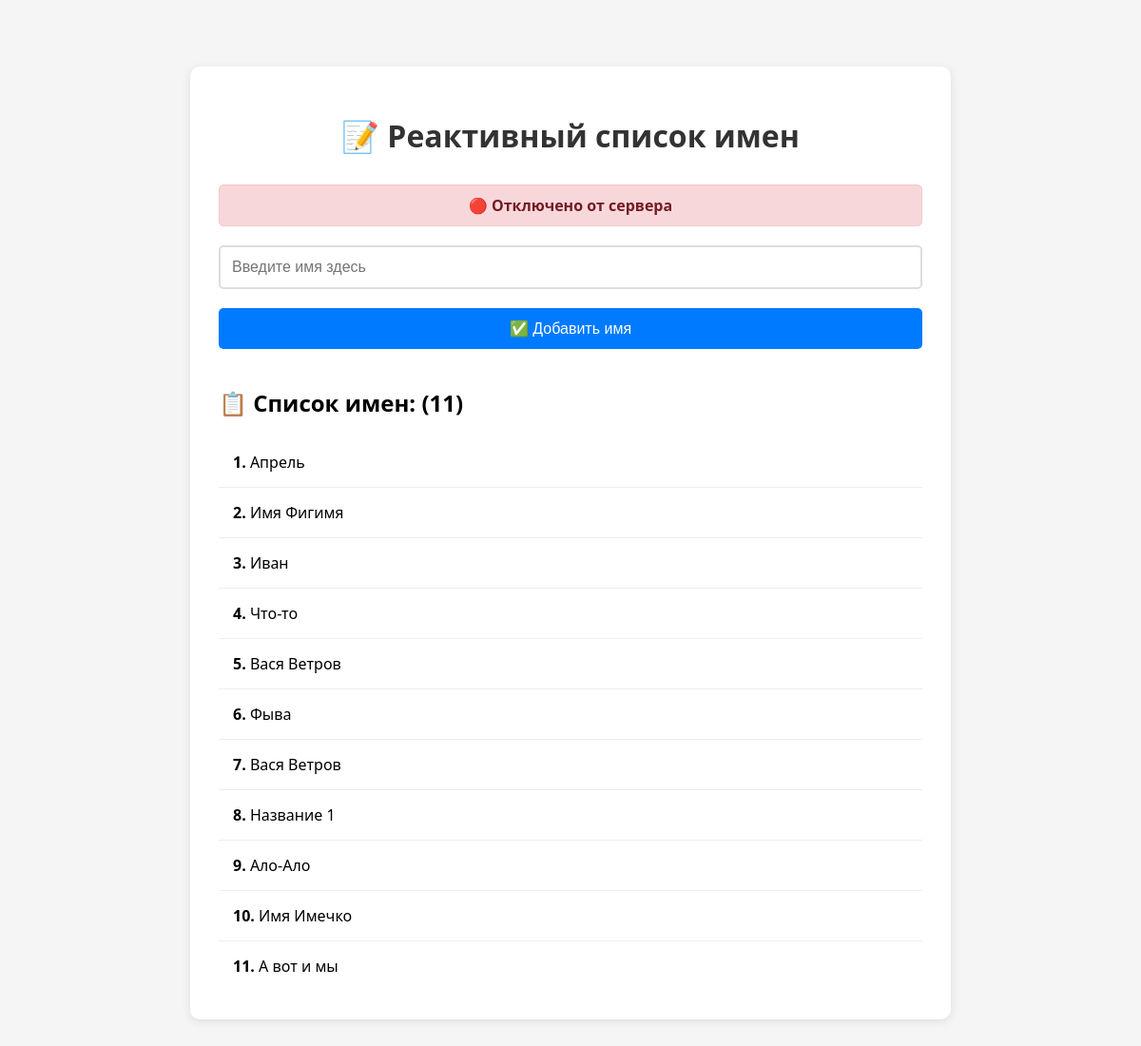
The page / on the database its author committed.
### spisok_app/models.py (models this page shows, shortened)
class NameEntry(models.Model):
    name = models.CharField(max_length=100, verbose_name="Имя")
    order_number = models.IntegerField(verbose_name="Порядковый номер")
    created_at = models.DateTimeField(auto_now_add=True)
    class Meta:
        ordering = ['order_number']

### spisok_app/views.py (the view)
# urls.py: path('', views.index, name='index'),
def index(request):
    names_list = NameEntry.objects.all().order_by('order_number')
    if request.method == 'POST':
        form = NameForm(request.POST)
        if form.is_valid():
            name = form.cleaned_data['name']
            last_entry = NameEntry.objects.order_by('-order_number').first()
            next_number = last_entry.order_number + 1 if last_entry else 1
            new_entry = NameEntry.objects.create(
                name=name,
                order_number=next_number
            )
            channel_layer = get_channel_layer()
            async_to_sync(channel_layer.group_send)(
                'names_updates',
                {
                    'type': 'names_update',
                    'names': get_names_list()
                }
            )
            if request.headers.get('X-Requested-With') == 'XMLHttpRequest':
                return JsonResponse({
                    'success': True,
                    'name': name,
                    'order_number': next_number
                })
            return redirect('index')
    else:
        form = NameForm()
    return render(request, 'index.html', {
        'form': form,
        'names_list': names_list
    })

### spisok_app/forms.py
class NameForm(forms.Form):
    name = forms.CharField(
        max_length=100,
        label='Введите имя',
        widget=forms.TextInput(attrs={
            'class': 'form-control',
            'placeholder': 'Введите имя здесь',
            'style': 'width: 300px; padding: 10px; font-size: 16px;'
        })
    )

### templates/index.html (shortened to what this page needs)
<!DOCTYPE html>
<html lang="ru">
<head>
</head>
<body>
    <div class="container">
        <h1>📝 Реактивный список имен</h1>
        <div id="connectionStatus" class="connection-status disconnected">
        </div>
        <form method="post" id="nameForm">
            <div class="form-group">
                <input type="text" name="name" class="form-control"
                       placeholder="Введите имя здесь"
                       style="width: 100%; padding: 12px; font-size: 16px;"
                       maxlength="100" required id="id_name">
            </div>
            <button type="submit" id="submitBtn">✅ Добавить имя</button>
        </form>
        <div class="names-list">
            <h2>📋 Список имен: <span id="namesCount">0</span></h2>
            <div id="names-container">
                {% if names_list %}
                    {% for entry in names_list %}
                        <div class="name-item" data-id="{{ entry.id }}">
                            <strong>{{ entry.order_number }}.</strong> {{ entry.name }}
                        </div>
                    {% endfor %}
                {% else %}
                    <div class="empty-message">
                        Список пока пуст. Добавьте первое имя!
                    </div>
                {% endif %}
            </div>
        </div>
    </div>
</body>
</html>

### templates/index.html (style rules this page uses)
body { font-family: 'Segoe UI', Tahoma, Geneva, Verdana, sans-serif; max-width: 800px; margin: 50px auto; padding: 20px; background-color: #f5f5f5; }
.container { background: white; padding: 30px; border-radius: 10px; box-shadow: 0 2px 10px rgba(0,0,0,0.1); }
h1 { color: #333; text-align: center; margin-bottom: 30px; }
.connection-status { padding: 10px; border-radius: 5px; margin-bottom: 20px; text-align: center; font-weight: bold; }
.disconnected { background-color: #f8d7da; color: #721c24; border: 1px solid #f5c6cb; }
.form-group { margin-bottom: 20px; }
input[type="text"] { width: 100%; padding: 12px; font-size: 16px; border: 2px solid #ddd; border-radius: 5px; box-sizing: border-box; }
button { background-color: #007bff; color: white; padding: 12px 30px; border: none; border-radius: 5px; cursor: pointer; font-size: 16px; width: 100%; transition: background-color 0.3s; }
.names-list { margin-top: 40px; }
.name-item { padding: 15px; border-bottom: 1px solid #eee; font-size: 16px; transition: background-color 0.3s; }
.name-item:last-child { border-bottom: none; }

### rows shown on the page
NameEntry: order_number "1", name "Апрель"
NameEntry: order_number "2", name "Имя Фигимя"
NameEntry: order_number "3", name "Иван"
NameEntry: order_number "4", name "Что-то"
NameEntry: order_number "5", name "Вася Ветров"
NameEntry: order_number "6", name "Фыва"
NameEntry: order_number "7", name "Вася Ветров"
NameEntry: order_number "8", name "Название 1"
NameEntry: order_number "9", name "Ало-Ало"
NameEntry: order_number "10", name "Имя Имечко"
NameEntry: order_number "11", name "А вот и мы"
